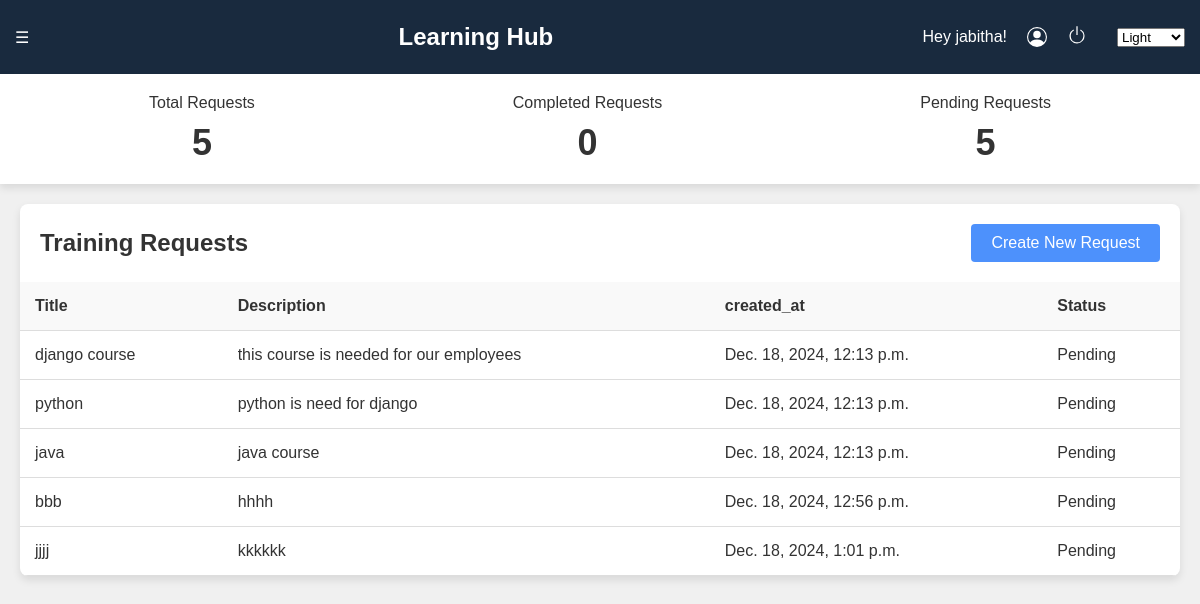
The page /dashboard/Manager/2 on the database as committed earlier.
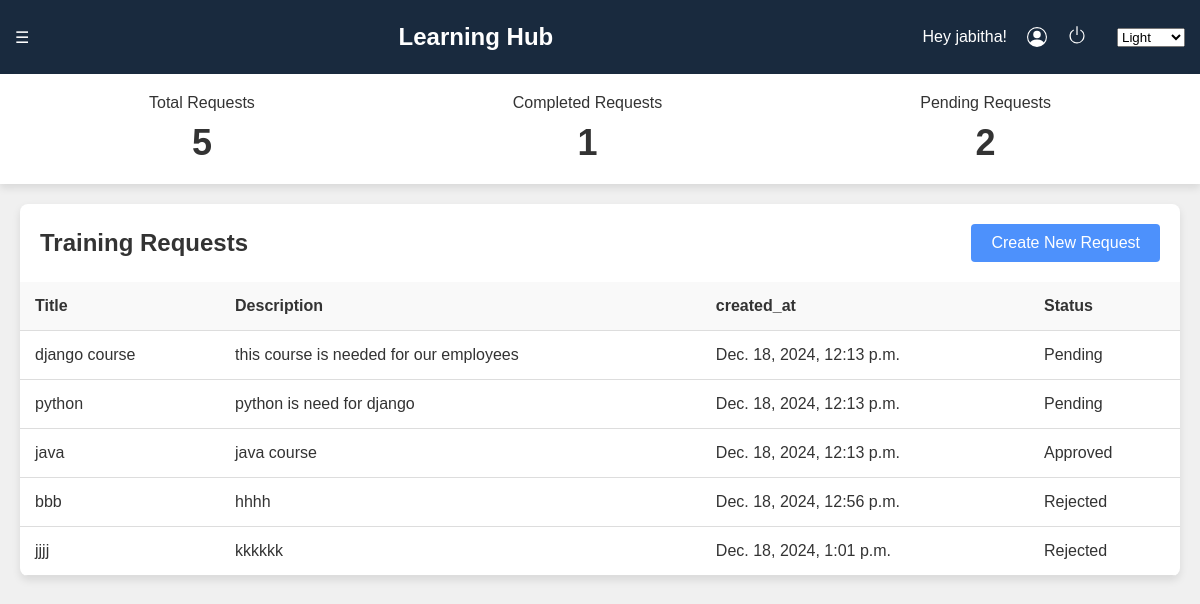
The same page on the database as committed later.
### dashboards/models.py (models this page shows, shortened)
class TrainingRequest(models.Model):
    request_id = models.AutoField(primary_key=True)
    title = models.CharField(max_length=255)
    description = models.TextField(null=True, blank=True)
    status = models.CharField(
        max_length=10,
        choices=[('Pending', 'Pending'),
                 ('Approved', 'Approved'),
                 ('Rejected', 'Rejected')],  # Only 'Pending' by default
        default='Pending'
    )
    account_manager = models.ForeignKey(
        'authentication.User',
        on_delete=models.CASCADE,
        limit_choices_to={'role__role_name': 'Manager'}
    )
    created_at = models.DateTimeField(auto_now_add=True)

### dashboards/views.py (the view)
# urls.py: path('Manager/<int:user_id>', views.Manager_view, name='Manager'),
def Manager_view(request, user_id):
    manager = get_object_or_404(User, id=user_id)
    training_requests = TrainingRequest.objects.filter(account_manager=manager)
    context = {
        'name': manager.name,
        'total': training_requests.count(),
        'completed': training_requests.filter(status='Approved').count(),
        'pending': training_requests.filter(status='Pending').count(),
        'data': training_requests,
    }
    if request.method == 'POST':
        form = RequestForm(request.POST)
        if form.is_valid():
            instance = form.save(commit=False)
            instance.account_manager = manager  # Set the account manager
            instance.save()  # Save the instance to the database
            return redirect("Manager", user_id=user_id)
        else:
            print(form.errors)  # Print errors for debugging
    else:
        form = RequestForm()
    context['form'] = form
    return render(request, 'dashboards/Manager.html', context)

### dashboards/forms.py
class RequestForm(forms.ModelForm):
    class Meta:
        model = TrainingRequest
        fields = ['title', 'description']  # Exclude 'account_manager' since it will be handled in the view

### dashboards/templates/dashboards/Manager.html (shortened to what this page needs)
<!DOCTYPE html>
<html lang="en">
    <head>
</head>
<body class="light">
  <div class="navbar">
    <div class="navbar-left">
        <div class="menu-icon">&#9776;</div>
    </div>
      <div class="title">Learning Hub</div>
      <div class="user-info">
          <span>Hey {{name}}!</span>
          <span class="d-inline-block" tabindex="0" data-bs-toggle="logout" title="logout">
            <a href='home.html' class="logout">
            <svg xmlns="http://www.w3.org/2000/svg" width="20" height="20" fill="currentColor" class="bi bi-power" viewBox="0 0 16 16">
              <path d="M7.5 1v7h1V1z"/>
              <path d="M3 8.812a5 5 0 0 1 2.578-4.375l-.485-.874A6 6 0 1 0 11 3.616l-.501.865A5 5 0 1 1 3 8.812"/>
            </svg>
          </a>
          </span>
          <select id="theme-switcher" class="theme-switcher">
              <option value="light">Light</option>
          </select>
      </div>
  </div>
  <div class="summary fade-in" style="opacity: 1;">
      <div>
          <div>Total Requests</div>
          <div id="totalRequests" class="count">{{total}}</div>
      </div>
      <div>
          <div>Completed Requests</div>
          <div id="completedRequests" class="count">{{completed}}</div>
      </div>
      <div>
          <div>Pending Requests</div>
          <div id="pendingRequests" class="count">{{pending}}</div>
      </div>
  </div>
  <div class="container fade-in" style="opacity: 1;">
      <div class="header">
          <h2>Training Requests</h2>
          <button onclick="openForm()">Create New Request</button>
      </div>
      <table class="table">
          <thead>
              <tr>
                  <th>Title</th>
                  <th>Description</th>
                  <th>created_at</th>
                  <th>Status</th>
              </tr>
          </thead>
          <tbody id="requestTableBody">
            {% for item in data %}
            <tr>
                <td>{{ item.title }}</td>
                <td>{{ item.description }}</td>
                <td>{{item.created_at}}</td>
                <td>{{item.status}}</td>
            </tr>
            {% endfor %}
        </tbody>
      </table>
  </div>
</body>
</html>

Rows that differ between the two databases and show on the page:
changed TrainingRequest "java": status "Pending" → "Approved"
changed TrainingRequest "bbb": status "Pending" → "Rejected"
changed TrainingRequest "jjjj": status "Pending" → "Rejected"
Other text that changed with them:
{{ completed }}: "0" → "1"
{{ pending }}: "5" → "2"
